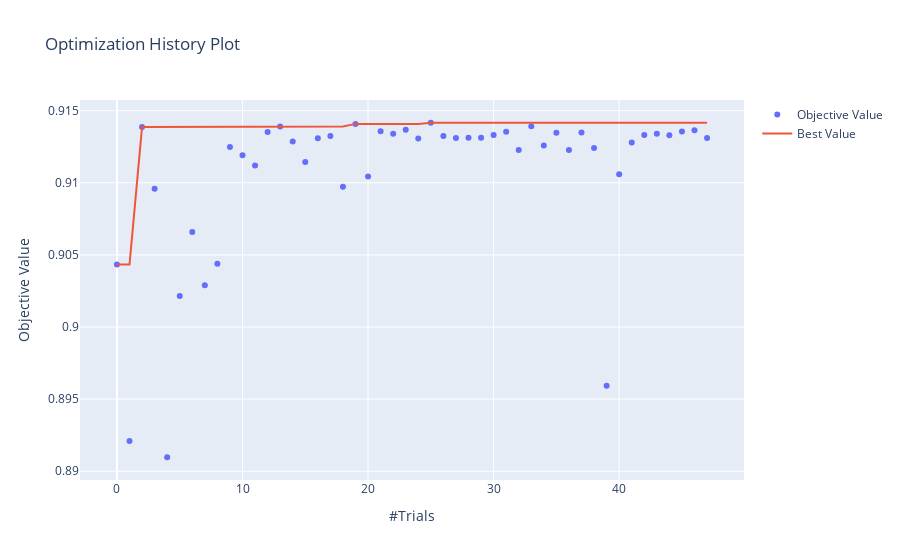

Notebook code cell kept with this figure:
### Code cell
from optuna.visualization import plot_optimization_history

plot_optimization_history(study)
